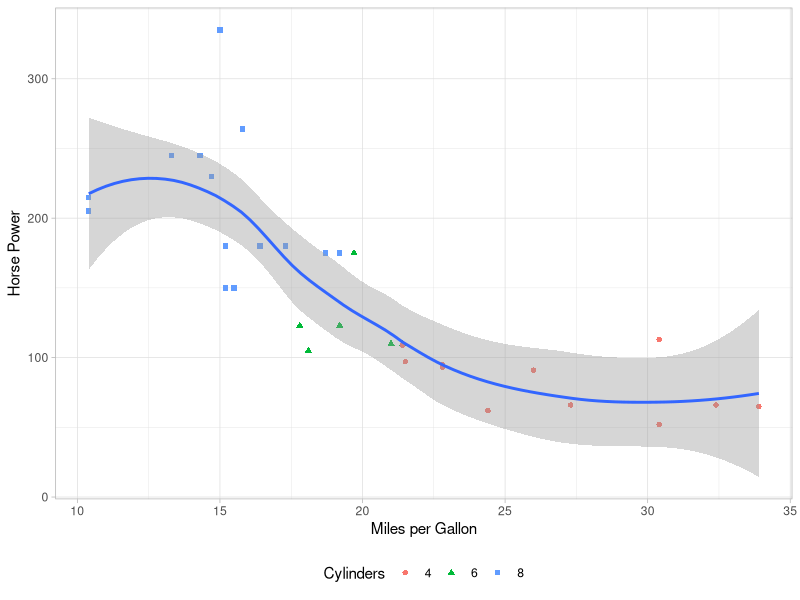

Recreate this plot in R.
## ---- chunk 1
#| echo: false
#| message: false
#| fig-width: 12
#| fig-height: 7
 
library(tidyverse)

mtcars |>
    ggplot(aes(x = mpg, y = hp)) +
    geom_point(aes(colour = as.factor(cyl), shape = as.factor(cyl))) +
    geom_smooth() +
    labs(
        y = "Horse Power",
        x = "Miles per Gallon",
        shape = "Cylinders",
        color = "Cylinders"
    ) +
    theme_light() +
    theme(legend.position = "bottom")
